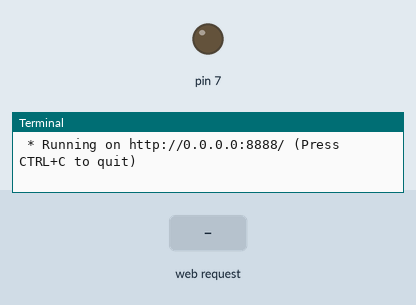
This program was run on a simulated Raspberry Pi (header pin numbers). Parts: output pins drawn as LEDs (lit = HIGH), the last lines printed to the terminal. Dashed ring = blinking. Inputs (shaded band) come from the test bench. The clock reads 2024-03-15 10:24:30 at power-on unless the program sets it.

Above: at 1.2 s.
1.3 s: HTTP request for /shining received
At 1.7 s:
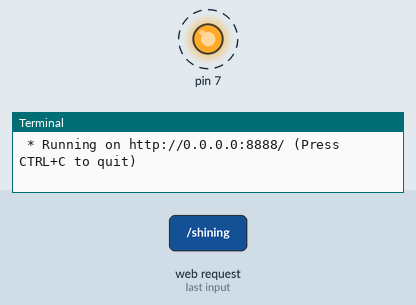
7.3 s: HTTP request for /on received
At 8.1 s:
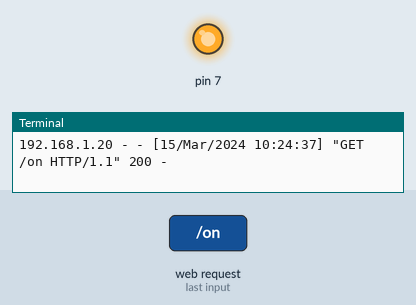
Timing chart, 0 to 10.3 s (numbered marks = the images above; inputs shaded):
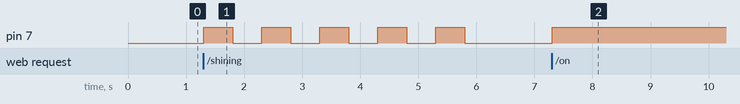

The program:

app.py
```python
from flask import Flask,render_template
import RPi.GPIO as GPIO
import time

GPIO.setmode(GPIO.BOARD)
GPIO.setup(7,GPIO.OUT)
GPIO.setwarnings(False)

app=Flask(__name__)

@app.route("/")
def main():
    return render_template("main.html")

@app.route("/on")
def on():
    GPIO.output(7,GPIO.HIGH)
    return render_template("main.html")

@app.route("/off")
def off():
    GPIO.output(7,GPIO.LOW)
    return render_template("main.html")

@app.route("/shining")
def shining():
    i=0
    while i<5:
        GPIO.output(7,GPIO.HIGH)
        time.sleep(.5)
        GPIO.output(7,GPIO.LOW)
        time.sleep(.5)
        i=i+1
    return render_template("main.html")

if __name__=="__main__":
    app.run(host='0.0.0.0', port=8888, debug=True)
```

Measured:
- after the input at 1.3 s, pin 7: alternates HIGH for 0.50 s and LOW for 0.50 s, 10 changes in all, then stays LOW, starting at once
- after the input at 7.3 s, pin 7: LOW → HIGH at once
